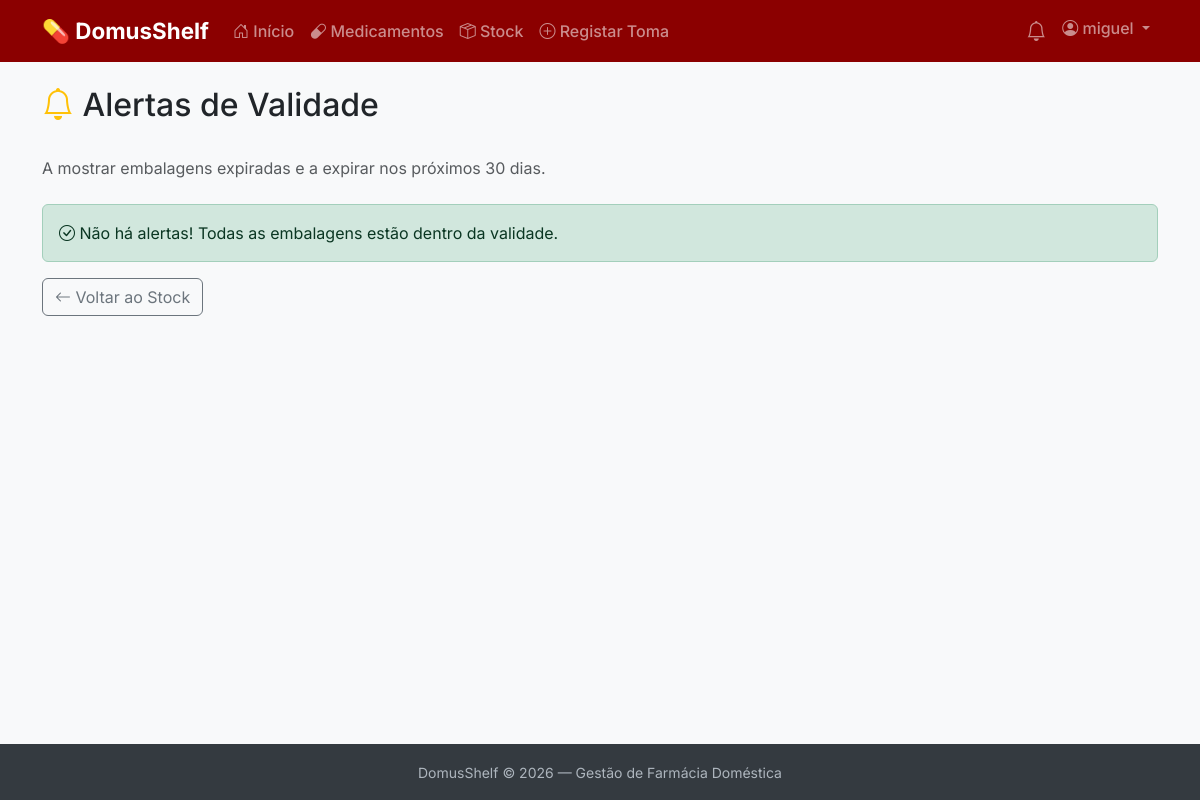
The app's page /medicamentos/alertas/ (signed in), older data.
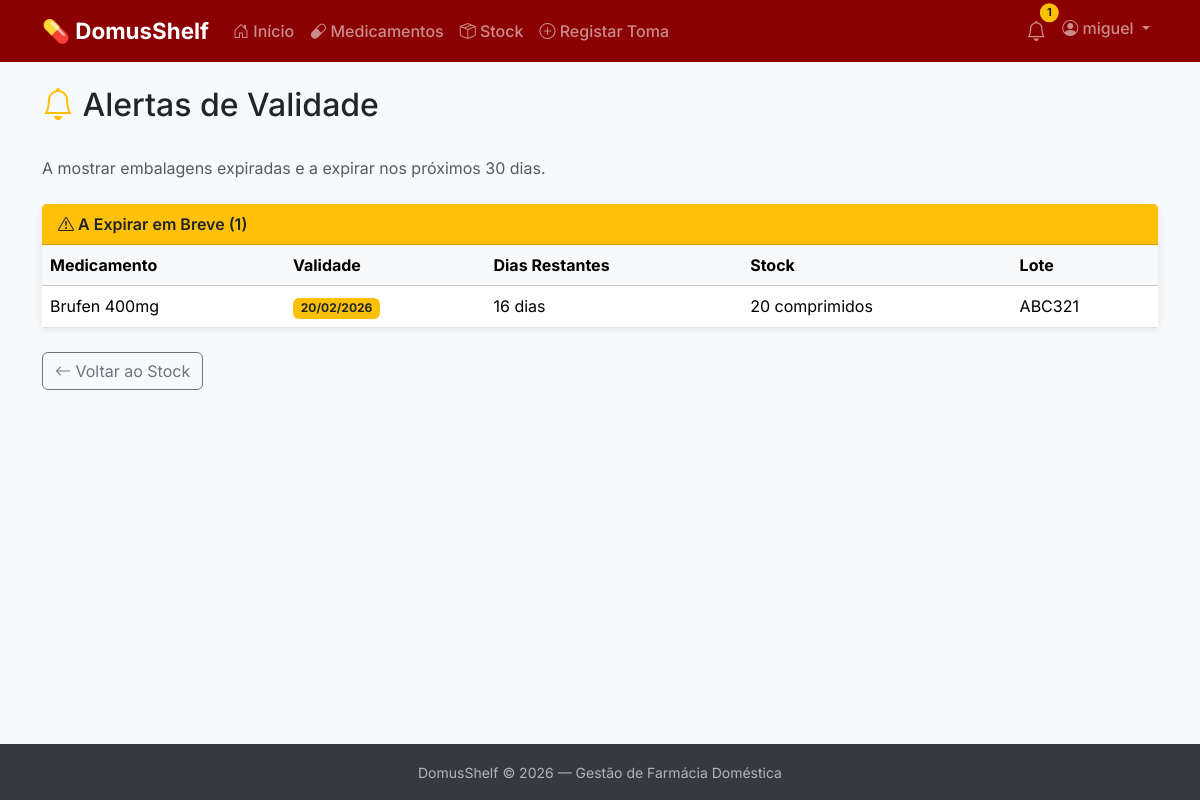
The same page, newer data.
### pharmacy/models.py (models this page shows, shortened)
class Embalagem(models.Model):
    medicamento = models.ForeignKey(
        Medicamento,
        on_delete=models.CASCADE,
        related_name='embalagens',
        verbose_name='Medicamento'
    )
    quantidade_inicial = models.PositiveIntegerField(
        verbose_name='Quantidade Inicial'
    )
    quantidade_actual = models.PositiveIntegerField(
        verbose_name='Quantidade Actual'
    )
    unidade = models.CharField(
        max_length=50,
        default='unidades',
        verbose_name='Unidade'
    )
    data_validade = models.DateField(
        verbose_name='Data de Validade'
    )
    lote = models.CharField(
        max_length=50,
        blank=True,
        verbose_name='Lote'
    )
    criado_em = models.DateTimeField(
        auto_now_add=True,
        verbose_name='Criado em'
    )
    class Meta:
        verbose_name = 'Embalagem'
        verbose_name_plural = 'Embalagens'
        ordering = ['data_validade']
    @property
    def dias_para_expirar(self):
        delta = self.data_validade - date.today()
        return delta.days

class Medicamento(models.Model):
    utilizador = models.ForeignKey(
        User,
        on_delete=models.CASCADE,
        related_name='medicamentos',
        verbose_name='Utilizador'
    )
    nome_comercial = models.CharField(
        max_length=200,
        verbose_name='Nome Comercial'
    )
    principio_activo = models.CharField(
        max_length=200,
        blank=True,
        verbose_name='Princípio Activo'
    )
    forma_farmaceutica = models.CharField(
        max_length=100,
        blank=True,
        verbose_name='Forma Farmacêutica'
    )
    observacoes = models.TextField(
        blank=True,
        verbose_name='Observações'
    )
    criado_em = models.DateTimeField(
        auto_now_add=True,
        verbose_name='Criado em'
    )
    class Meta:
        verbose_name = 'Medicamento'
        verbose_name_plural = 'Medicamentos'
        ordering = ['nome_comercial']

### pharmacy/views.py (the view)
# urls.py: path('alertas/', views.alertas_lista, name='alertas_lista'),
@login_required
def alertas_lista(request):
    from datetime import date, timedelta
    hoje = date.today()
    try:
        prefs = Preferencias.objects.get(utilizador=request.user)
        dias_alerta = prefs.dias_alerta_antes
    except Preferencias.DoesNotExist:
        dias_alerta = 30
    data_limite = hoje + timedelta(days=dias_alerta)
    embalagens_user = Embalagem.objects.filter(
        medicamento__utilizador=request.user,
        quantidade_actual__gt=0
    ).select_related('medicamento')
    expiradas = embalagens_user.filter(
        data_validade__lt=hoje
    ).order_by('data_validade')
    a_expirar = embalagens_user.filter(
        data_validade__gte=hoje,
        data_validade__lte=data_limite
    ).order_by('data_validade')
    context = {
        'expiradas': expiradas,
        'a_expirar': a_expirar,
        'dias_alerta': dias_alerta,
        'hoje': hoje,
    }
    return render(request, 'pharmacy/alertas_lista.html', context)

### pharmacy/context_processors.py (called while the page is built)
def alertas_count(request):
    if not request.user.is_authenticated:
        return {'alertas_count': 0}
    hoje = date.today()
    try:
        prefs = Preferencias.objects.get(utilizador=request.user)
        dias_alerta = prefs.dias_alerta_antes
    except Preferencias.DoesNotExist:
        dias_alerta = 30  # Valor por defeito
    data_limite = hoje + timedelta(days=dias_alerta)
    count = Embalagem.objects.filter(
        medicamento__utilizador=request.user,
        quantidade_actual__gt=0,
        data_validade__lte=data_limite
    ).count()
    return {'alertas_count': count}

### pharmacy/templates/pharmacy/alertas_lista.html (shortened to what this page needs)
{% extends 'base.html' %}
{% block content %}
<div class="d-flex justify-content-between align-items-center mb-4">
    <h2><i class="bi bi-bell text-warning"></i> Alertas de Validade</h2>
</div>
<p class="text-muted mb-4">
    A mostrar embalagens expiradas e a expirar nos próximos {{ dias_alerta }} dias.
</p>
{% if not expiradas and not a_expirar %}
<div class="alert alert-success">
    <i class="bi bi-check-circle"></i> Não há alertas! Todas as embalagens estão dentro da validade.
</div>
{% else %}
    {% if a_expirar %}
    <div class="card mb-4">
        <div class="card-header bg-warning text-dark">
            <i class="bi bi-exclamation-triangle"></i> A Expirar em Breve ({{ a_expirar|length }})
        </div>
        <div class="card-body p-0">
            <div class="table-responsive">
                <table class="table table-hover mb-0">
                    <thead class="table-light">
                        <tr>
                            <th>Medicamento</th>
                            <th>Validade</th>
                            <th>Dias Restantes</th>
                            <th>Stock</th>
                            <th>Lote</th>
                        </tr>
                    </thead>
                    <tbody>
                        {% for emb in a_expirar %}
                        <tr>
                            <td>{{ emb.medicamento.nome_comercial }}</td>
                            <td><span class="badge bg-warning text-dark">{{ emb.data_validade|date:"d/m/Y" }}</span></td>
                            <td>{{ emb.dias_para_expirar }} dias</td>
                            <td>{{ emb.quantidade_actual }} {{ emb.unidade }}</td>
                            <td>{{ emb.lote|default:"-" }}</td>
                        </tr>
                        {% endfor %}
                    </tbody>
                </table>
            </div>
        </div>
    </div>
    {% endif %}
{% endif %}
<a href="{% url 'pharmacy:embalagem_lista' %}" class="btn btn-outline-secondary">
    <i class="bi bi-arrow-left"></i> Voltar ao Stock
</a>
{% endblock %}

### templates/base.html (shortened to what this page needs)
<!DOCTYPE html>
<html lang="pt">
<head>
    <link href="https://cdn.jsdelivr.net/npm/bootstrap@5.3.2/dist/css/bootstrap.min.css" rel="stylesheet">
    <link href="https://cdn.jsdelivr.net/npm/bootstrap-icons@1.11.1/font/bootstrap-icons.css" rel="stylesheet">
</head>
<body>
    <nav class="navbar navbar-expand-lg navbar-dark">
        <div class="container">
            <a class="navbar-brand" href="/">
                💊 DomusShelf
            </a>
            <div class="collapse navbar-collapse" id="navbarNav">
                {% if user.is_authenticated %}
                <ul class="navbar-nav me-auto">
                    <li class="nav-item">
                        <a class="nav-link" href="/">
                            <i class="bi bi-house-door"></i> Início
                        </a>
                    </li>
                    <li class="nav-item">
                        <a class="nav-link" href="{% url 'pharmacy:medicamento_lista' %}">
                            <i class="bi bi-capsule"></i> Medicamentos
                        </a>
                    </li>
                    <li class="nav-item">
                        <a class="nav-link" href="{% url 'pharmacy:embalagem_lista' %}">
                            <i class="bi bi-box-seam"></i> Stock
                        </a>
                    </li>
                    <li class="nav-item">
                        <a class="nav-link" href="{% url 'pharmacy:consumo_criar' %}">
                            <i class="bi bi-plus-circle"></i> Registar Toma
                        </a>
                    </li>
                </ul>
                <ul class="navbar-nav">
                    <li class="nav-item">
                        <a class="nav-link position-relative" href="{% url 'pharmacy:alertas_lista' %}">
                            <i class="bi bi-bell fs-5"></i>
                            {% if alertas_count and alertas_count > 0 %}
                            <span class="badge rounded-pill bg-warning text-dark alert-badge">
                                {{ alertas_count }}
                            </span>
                            {% endif %}
                        </a>
                    </li>
                    <li class="nav-item dropdown">
                        <a class="nav-link dropdown-toggle" href="#" role="button" data-bs-toggle="dropdown">
                            <i class="bi bi-person-circle"></i> {{ user.username }}
                        </a>
                    </li>
                </ul>
                {% endif %}
            </div>
        </div>
    </nav>
    <main>
        <div class="container">
            {% block content %}{% endblock %}
        </div>
    </main>
    <footer>
        <div class="container text-center">
            <small>DomusShelf &copy; 2026 — Gestão de Farmácia Doméstica</small>
        </div>
    </footer>
</body>
</html>

Row changes from the older to the newer data that the page shows:
added Embalagem: medicamento.nome_comercial "Brufen 400mg", data_validade "20/02/2026", dias_para_expirar "16", quantidade_actual "20", unidade "comprimidos", lote "ABC321"
Text that changed along with them:
{{ alertas_count }}: (not shown) → "1"
{{ a_expirar|length }}: (not shown) → "1"
text no longer shown: "Não há alertas! Todas as embalagens estão dentro da validade."
text now shown: "A Expirar em Breve ( ) Medicamento Validade Dias Restantes Stock Lote"
